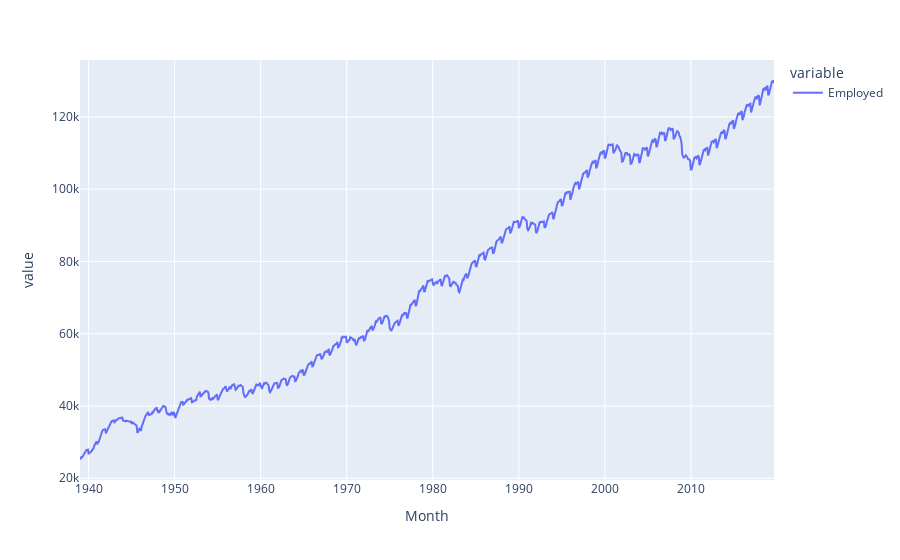

The notebook cell saved with this chart:
### Code cell
px.line(us_employment_observed)

### Figure 1 — Plotly figure (JSON) as saved in the notebook; plotly's stock layout.template omitted (floating-point values rounded to 4 significant figures; data arrays with more than 128 entries replaced by an {"elided": "..."} marker saying what was removed)
{"data": [{"hovertemplate": "variable=Employed<br>Month=%{x}<br>value=%{y}<extra></extra>", "legendgroup": "Employed", "line": {"color": "#636efa", "dash": "solid"}, "marker": {"symbol": "circle"}, "mode": "lines", "name": "Employed", "orientation": "v", "showlegend": true, "type": "scatter", "x": {"elided": "969 str values"}, "xaxis": "x", "y": {"elided": "969 int values"}, "yaxis": "y"}], "layout": {"legend": {"title": {"text": "variable"}, "tracegroupgap": 0}, "margin": {"t": 60}, "xaxis": {"anchor": "y", "domain": [0, 1], "title": {"text": "Month"}}, "yaxis": {"anchor": "x", "domain": [0, 1], "title": {"text": "value"}}}}
